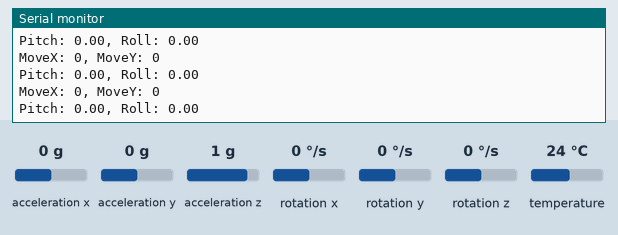
Recording of a sketch running on a simulated ESP32. On the bench: the last lines printed to the serial monitor. The test bench sets the inputs (shaded band); at power-on: acceleration x 0 g, acceleration y 0 g, acceleration z 1 g, rotation x 0 °/s, rotation y 0 °/s, rotation z 0 °/s, temperature 24 °C. USB keyboard and mouse output is not drawn.

Above: at 1.3 s.
1.4 s: acceleration x set to -1.4 g
At 2.0 s:
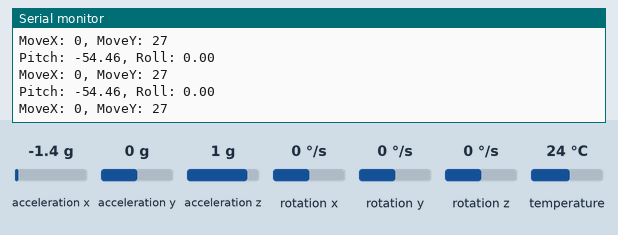
2.9 s: acceleration y set to -1.4 g
At 3.4 s:
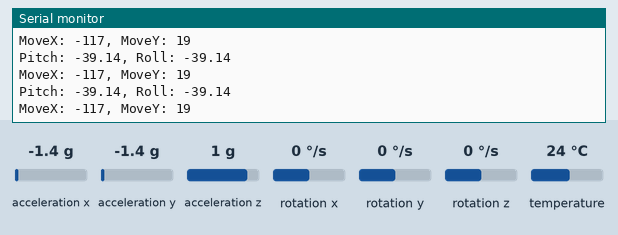
4.4 s: acceleration z set to -1.4 g
At 5.1 s:
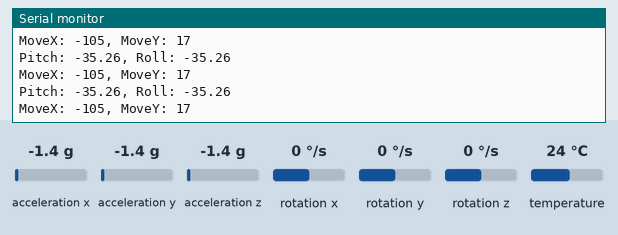
Timing chart, 0 to 7.4 s (numbered marks = the images above; inputs shaded):
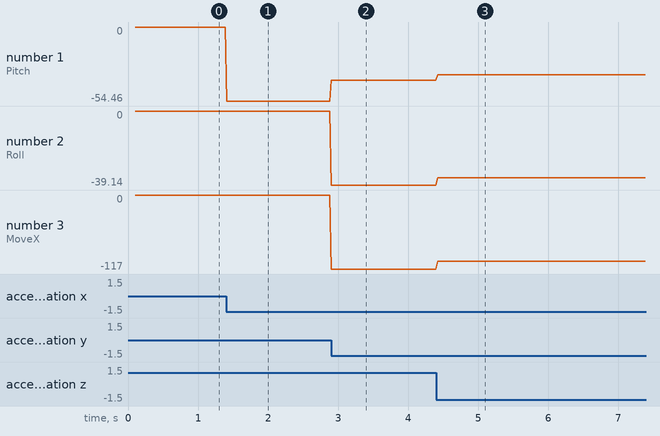

The sketch:

final_mouseble.ino
```cpp
#include <Adafruit_MPU6050.h>
#include <Adafruit_Sensor.h>
#include <Wire.h>
#include <BleMouse.h>
#include <math.h> // For trigonometric functions

Adafruit_MPU6050 mpu;
BleMouse bleMouse;

// Sensitivity settings
const float movementThreshold = 2.0; // Ignore small head movements
const float horizontalScaling = 3.0; // Scaling factor for left-right movement
const float verticalScaling = 0.5;   // Scaling factor for up-down movement

void setup() {
  Serial.begin(115200);
  Serial.println("Starting MPU6050 and BLE Mouse!");

  // Initialize MPU6050
  if (!mpu.begin()) {
    Serial.println("Failed to find MPU6050 chip");
    while (1) {
      delay(10);
    }
  }
  Serial.println("MPU6050 Initialized!");

  // Initialize BLE Mouse
  bleMouse.begin();

  delay(100);
}

void loop() {
  // Check if BLE Mouse is connected
  if (bleMouse.isConnected()) {
    // Read MPU6050 accelerometer data
    sensors_event_t a, g, temp;
    mpu.getEvent(&a, &g, &temp);

    // Calculate Pitch and Roll
    float pitch = atan2(a.acceleration.x, sqrt(a.acceleration.y * a.acceleration.y + a.acceleration.z * a.acceleration.z)) * 180 / PI;
    float roll = atan2(a.acceleration.y, sqrt(a.acceleration.x * a.acceleration.x + a.acceleration.z * a.acceleration.z)) * 180 / PI;

    // Debug: Print pitch and roll values
    Serial.print("Pitch: ");
    Serial.print(pitch);
    Serial.print(", Roll: ");
    Serial.println(roll);

    // Initialize mouse movement variables
    int moveX = 0; // Left-Right movement (roll)
    int moveY = 0; // Up-Down movement (pitch)

    // Map Roll to Horizontal Mouse Movement (Left/Right)
    if (abs(roll) > movementThreshold) {
      moveX = horizontalScaling * roll; // Scale roll for left-right movement
    }

    // Map Pitch to Vertical Mouse Movement (Up/Down)
    if (abs(pitch) > movementThreshold) {
      moveY = -verticalScaling * pitch; // Scale pitch for up-down movement
    }

    // Apply mouse movement
    bleMouse.move(moveX, moveY);

    // Debug: Show mapped mouse movement
    Serial.print("MoveX: ");
    Serial.print(moveX);
    Serial.print(", MoveY: ");
    Serial.println(moveY);
  }

  delay(20); // Adjust delay for smoother movement
}
```

Measured:
- after the input at 1.4 s, the serial monitor: prints a new line at once (image 1)
- after the input at 2.9 s, the serial monitor: prints a new line at once (image 2)
- after the input at 4.4 s, the serial monitor: prints a new line at once (image 3)
- plotted number 1: 0 → -54.46 after the input at 1.4 s, -54.46 → -39.14 after the input at 2.9 s, -39.14 → -35.26 after the input at 4.4 s
- plotted number 2: 0 → -39.14 after the input at 2.9 s, -39.14 → -35.26 after the input at 4.4 s
- plotted number 3: 0 → -117 after the input at 2.9 s, -117 → -105 after the input at 4.4 s
